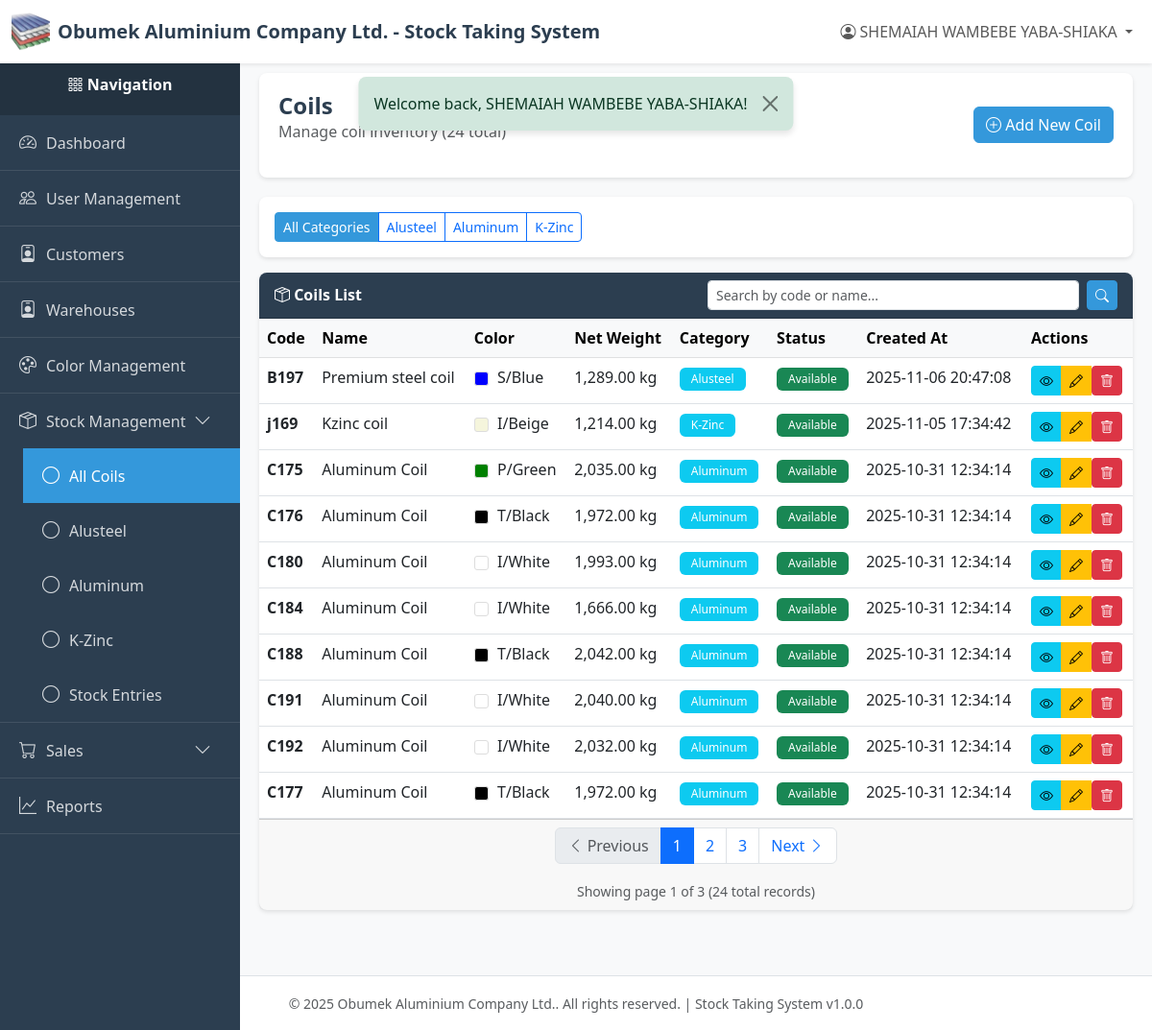
Page /index.php?page=coils (signed in) on the committed database.
### tables this page shows
CREATE TABLE `coils` (
  `id` int(11) NOT NULL,
  `code` varchar(100) NOT NULL,
  `name` varchar(255) NOT NULL,
  `color` varchar(50) NOT NULL,
  `color_id` int(11) DEFAULT NULL,
  `net_weight` decimal(10,2) NOT NULL,
  `category` varchar(50) NOT NULL,
  `status` varchar(50) NOT NULL DEFAULT 'available',
  `created_by` int(11) NOT NULL,
  `created_at` timestamp NOT NULL DEFAULT current_timestamp(),
  `updated_at` timestamp NULL DEFAULT NULL ON UPDATE current_timestamp(),
  `deleted_at` timestamp NULL DEFAULT NULL
);

CREATE TABLE `colors` (
  `id` int(11) NOT NULL,
  `code` varchar(50) NOT NULL COMMENT 'Short code like IBeige, PGreen',
  `name` varchar(100) NOT NULL COMMENT 'Display name like I/Beige, P/Green',
  `hex_code` varchar(7) DEFAULT NULL COMMENT 'Optional hex color code for UI display',
  `is_active` tinyint(1) DEFAULT 1,
  `created_by` int(11) NOT NULL,
  `created_at` timestamp NOT NULL DEFAULT current_timestamp(),
  `updated_at` timestamp NULL DEFAULT NULL ON UPDATE current_timestamp(),
  `deleted_at` timestamp NULL DEFAULT NULL
);

### index.php (called while the page is built, shortened)
<?php
require_once __DIR__ . '/utils/auth_middleware.php';
require_once __DIR__ . '/controllers/routes.php';

### config/db.php (called while the page is built, shortened)
<?php
class Database {
    private static $instance = null;
    private $connection;
    private $host = 'localhost';
    private $db_name = 'stock_system';
    private $username = 'root';
    private $password = '';
    private $charset = 'utf8mb4';
    private function __construct() {
        try {
            $dsn = "mysql:host={$this->host};dbname={$this->db_name};charset={$this->charset}";
            $options = [
                PDO::ATTR_ERRMODE            => PDO::ERRMODE_EXCEPTION,
                PDO::ATTR_DEFAULT_FETCH_MODE => PDO::FETCH_ASSOC,
                PDO::ATTR_EMULATE_PREPARES   => false,
            ];
            $this->connection = new PDO($dsn, $this->username, $this->password, $options);
        } catch (PDOException $e) {
            error_log("Database Connection Error: " . $e->getMessage());
            die("Database connection failed. Please contact the administrator.");
        }
    }
    public static function getInstance() {
        if (self::$instance === null) {
            self::$instance = new self();
        }
        return self::$instance;
    }
    public function getConnection() {
        return $this->connection;
    }
}

### models/coil.php (called while the page is built, shortened)
<?php
require_once __DIR__ . '/../config/db.php';
class Coil
{
    private $db;
    private $table = 'coils';
    public function __construct()
    {
        $this->db = Database::getInstance()->getConnection();
    }
    public function getAll($category = null, $limit = RECORDS_PER_PAGE, $offset = 0)
    {
        try {
            $sql = "SELECT c.*, u.name as created_by_name, col.name as color_name, col.code as color_code, col.hex_code as color_hex
                    FROM {$this->table} c
                    LEFT JOIN users u ON c.created_by = u.id
                    LEFT JOIN colors col ON c.color_id = col.id
                    WHERE c.deleted_at IS NULL";
            $sql .= ' ORDER BY c.created_at DESC LIMIT :limit OFFSET :offset';
            $stmt = $this->db->prepare($sql);
            $stmt->bindValue(':limit', $limit, PDO::PARAM_INT);
            $stmt->bindValue(':offset', $offset, PDO::PARAM_INT);
            $stmt->execute();
            return $stmt->fetchAll();
        } catch (PDOException $e) {
            error_log('Coil fetch error: ' . $e->getMessage());
            return [];
        }
    }
    public function count($category = null)
    {
        try {
            $sql = "SELECT COUNT(*) as total FROM {$this->table} WHERE deleted_at IS NULL";
            $stmt = $this->db->prepare($sql);
            $stmt->execute();
            $result = $stmt->fetch();
            return $result['total'] ?? 0;
        } catch (PDOException $e) {
            error_log('Coil count error: ' . $e->getMessage());
            return 0;
        }
    }
}

### utils/auth_middleware.php (called while the page is built, shortened)
<?php
function hasPermission($module, $action = ACTION_VIEW) {
    if (isset($_SESSION['user_role']) && $_SESSION['user_role'] === ROLE_SUPER_ADMIN) {
        return true;
    }
    $permissions = $_SESSION['permissions'];
    return in_array($action, $permissions[$module]);
}

### utils/helpers.php (called while the page is built, shortened)
<?php
function formatDate($date, $format = 'Y-m-d H:i:s')
{
    $timestamp = strtotime($date);
    return $timestamp ? date($format, $timestamp) : $date;
}

### views/stock/coils/index.php (the view, shortened to what this page needs)
<?php
require_once __DIR__ . '/../../../config/db.php';
require_once __DIR__ . '/../../../models/coil.php';
require_once __DIR__ . '/../../../utils/helpers.php';
$category = isset($_GET['category']) ? $_GET['category'] : null;
$currentPage = isset($_GET['page_num']) ? (int)$_GET['page_num'] : 1;
$searchQuery = isset($_GET['search']) ? trim($_GET['search']) : '';
$coilModel = new Coil();
if ($searchQuery !== '') {
    $coils = $coilModel->search($searchQuery, $category, RECORDS_PER_PAGE, ($currentPage - 1) * RECORDS_PER_PAGE);
    $allSearchResults = $coilModel->search($searchQuery, $category, 10000, 0);
    $totalCoils = count($allSearchResults);
} else {
    $coils = $coilModel->getAll($category, RECORDS_PER_PAGE, ($currentPage - 1) * RECORDS_PER_PAGE);
    $totalCoils = $coilModel->count($category);
}
require_once __DIR__ . '/../../../layout/header.php';
require_once __DIR__ . '/../../../layout/sidebar.php';
?>
<div class="content-wrapper">
    <div class="page-header">
        <div class="d-flex justify-content-between align-items-center">
            <div>
                <h1 class="page-title">
                    <?php echo $category ? STOCK_CATEGORIES[$category] . ' ' : ''; ?>Coils
                </h1>
                <p class="text-muted">
                    Manage coil inventory
                    <?php if ($searchQuery !== ''): ?>
                        <span class="badge bg-info">Search: "<?php echo htmlspecialchars($searchQuery); ?>"</span>
                        (<?php echo $totalCoils; ?> results)
                    <?php else: ?>
                        (<?php echo $totalCoils; ?> total)
                    <?php endif; ?>
                </p>
            </div>
            <?php if (hasPermission(MODULE_STOCK_MANAGEMENT, ACTION_CREATE)): ?>
            <a href="/new-stock-system/index.php?page=coils_create" class="btn btn-primary">
                <i class="bi bi-plus-circle"></i> Add New Coil
            </a>
            <?php endif; ?>
        </div>
    </div>
    <div class="card mb-3">
        <div class="card-body">
            <div class="btn-group" role="group">
                <a href="/new-stock-system/index.php?page=coils<?php echo $searchQuery !== '' ? '&search=' . urlencode($searchQuery) : ''; ?>"
                   class="btn btn-sm <?php echo !$category ? 'btn-primary' : 'btn-outline-primary'; ?>">
                    All Categories
                </a>
                <?php foreach (STOCK_CATEGORIES as $catKey => $catName): ?>
                <a href="/new-stock-system/index.php?page=coils&category=<?php echo $catKey; ?><?php echo $searchQuery !== '' ? '&search=' . urlencode($searchQuery) : ''; ?>"
                   class="btn btn-sm <?php echo $category === $catKey ? 'btn-primary' : 'btn-outline-primary'; ?>">
                    <?php echo $catName; ?>
                </a>
                <?php endforeach; ?>
            </div>
        </div>
    </div>
    <div class="card">
        <div class="card-header">
            <div class="row align-items-center">
                <div class="col-md-6">
                    <i class="bi bi-box-seam"></i> Coils List
                </div>
                <div class="col-md-6">
                    <form method="GET" action="/new-stock-system/index.php" class="d-flex">
                        <input type="text"
                               name="search"
                               class="form-control form-control-sm me-2"
                               placeholder="Search by code or name..."
                               value="<?php echo htmlspecialchars($searchQuery); ?>"
                               autocomplete="off">
                        <button type="submit" class="btn btn-sm btn-primary" title="Search">
                            <i class="bi bi-search"></i>
                        </button>
                    </form>
                </div>
            </div>
        </div>
        <div class="card-body p-0">
            <?php if (empty($coils)): ?>
            <div class="alert alert-info m-3">
                <i class="bi bi-info-circle"></i>
                <?php if ($searchQuery !== ''): ?>
                    No coils found matching "<?php echo htmlspecialchars($searchQuery); ?>".
                <?php else: ?>
                    No coils found.
                <?php endif; ?>
            </div>
            <?php else: ?>
            <div class="table-responsive">
                <table class="table table-hover mb-0">
                    <thead class="table-light">
                        <tr>
                            <th>Code</th>
                            <th>Name</th>
                            <th>Color</th>
                            <th>Net Weight</th>
                            <th>Category</th>
                            <th>Status</th>
                            <th>Created At</th>
                            <th>Actions</th>
                        </tr>
                    </thead>
                    <tbody>
                        <?php foreach ($coils as $coil): ?>
                        <tr>
                            <td><strong><?php echo htmlspecialchars($coil['code']); ?></strong></td>
                            <td><?php echo htmlspecialchars($coil['name']); ?></td>
                            <td>
                                <?php if (!empty($coil['color_name'])): ?>
                                    <span style="display: inline-block; width: 15px; height: 15px; background-color: <?php echo htmlspecialchars($coil['color_hex'] ?? '#cccccc'); ?>; border: 1px solid #ddd; border-radius: 3px; margin-right: 5px; vertical-align: middle;"></span>
                                    <?php echo htmlspecialchars($coil['color_name']); ?>
                                <?php else: ?>
                                    <span class="text-muted">N/A</span>
                                <?php endif; ?>
                            </td>
                            <td><?php echo number_format($coil['net_weight'], 2); ?> kg</td>
                            <td>
                                <span class="badge bg-info">
                                    <?php echo STOCK_CATEGORIES[$coil['category']] ?? $coil['category']; ?>
                                </span>
                            </td>
                            <td>
                                <?php
                                $status = $coil['status'] ?? 'available';
                                $badgeClass = 'badge-secondary';
                                if ($status === 'available') {
                                    $badgeClass = 'bg-success';
                                } elseif ($status === 'factory_use') {
                                    $badgeClass = 'bg-warning';
                                } elseif ($status === 'sold') {
                                    $badgeClass = 'bg-danger';
                                }
                                $statusText = STOCK_STATUSES[$status] ?? ucfirst(str_replace('_', ' ', $status));
                                ?>
                                <span class="badge <?php echo $badgeClass; ?>">
                                    <?php echo $statusText; ?>
                                </span>
                            </td>
                            <td>
                                <?php
                                if (isset($coil['created_at']) && !empty($coil['created_at'])) {
                                    echo formatDate($coil['created_at']);
                                } else {
                                    echo '<span class="text-muted">N/A</span>';
                                }
                                ?>
                            </td>
                            <td>
                                <div class="btn-group btn-group-sm" role="group">
                                    <?php if (hasPermission(MODULE_STOCK_MANAGEMENT, ACTION_VIEW)): ?>
                                    <a href="/new-stock-system/index.php?page=coils_view&id=<?php echo $coil['id']; ?>"
                                       class="btn btn-info btn-sm"
                                       title="View Details">
                                        <i class="bi bi-eye"></i>
                                    </a>
                                    <?php endif; ?>
                                    <?php if (hasPermission(MODULE_STOCK_MANAGEMENT, ACTION_EDIT)): ?>
                                    <a href="/new-stock-system/index.php?page=coils_edit&id=<?php echo $coil['id']; ?>"
                                       class="btn btn-warning btn-sm"
                                       title="Edit">
                                        <i class="bi bi-pencil"></i>
                                    </a>
                                    <?php endif; ?>
                                    <?php if (hasPermission(MODULE_STOCK_MANAGEMENT, ACTION_DELETE)): ?>
                                    <form method="POST"
                                          action="/new-stock-system/controllers/coils/delete/index.php"
                                          style="display: inline-block;"
                                          onsubmit="return confirm('Are you sure you want to delete this coil?');">
                                        <button type="submit" class="btn btn-danger btn-sm" title="Delete">
                                            <i class="bi bi-trash"></i>
                                        </button>
                                    </form>
                                    <?php endif; ?>
                                </div>
                            </td>
                        </tr>
                        <?php endforeach; ?>
                    </tbody>
                </table>
            </div>
            <?php endif; ?>
        </div>
        <?php if (!empty($coils) && $totalCoils > RECORDS_PER_PAGE): ?>
        <div class="card-footer">
            <?php
            include __DIR__ . '/../../../layout/pagination.php';
            ?>
        </div>
        <?php endif; ?>
    </div>
</div>
<?php require_once __DIR__ . '/../../../layout/footer.php'; ?>

### layout/header.php (style rules this page uses)
:root { --primary-color: #2c3e50; --secondary-color: #3498db; --success-color: #27ae60; --danger-color: #e74c3c; --warning-color: #f39c12; --sidebar-width: 250px; }
body { font-family: 'Segoe UI', Tahoma, Geneva, Verdana, sans-serif; background-color: #f8f9fa; }
.content-wrapper { flex: 1; padding: 20px; margin-left: var(--sidebar-width); transition: margin-left 0.3s; }
.page-header { background: white; padding: 20px; border-radius: 8px; box-shadow: 0 2px 4px rgba(0,0,0,0.1); margin-bottom: 20px; }
.page-title { margin: 0; color: var(--primary-color); font-size: 24px; font-weight: 600; }
.card { border: none; box-shadow: 0 2px 4px rgba(0,0,0,0.1); border-radius: 8px; }
.card-header { background-color: var(--primary-color); color: white; font-weight: 600; border-radius: 8px 8px 0 0 !important; }
.btn-primary { background-color: var(--secondary-color); border-color: var(--secondary-color); }
.table { background: white; }
.badge { padding: 6px 12px; font-weight: 500; }

### rows in the picture
coils: code "B197", name "Premium steel coil", color.name "S/Blue", net_weight "1,289.00", category "Alusteel", status "Available", created_at "2025-11-06 20:47:08"
coils: code "j169", name "Kzinc coil", color.name "I/Beige", net_weight "1,214.00", category "K-Zinc", status "Available", created_at "2025-11-05 17:34:42"
coils: code "C175", name "Aluminum Coil", color.name "P/Green", net_weight "2,035.00", category "Aluminum", status "Available", created_at "2025-10-31 12:34:14"
coils: code "C176", name "Aluminum Coil", color.name "T/Black", net_weight "1,972.00", category "Aluminum", status "Available", created_at "2025-10-31 12:34:14"
coils: code "C180", name "Aluminum Coil", color.name "I/White", net_weight "1,993.00", category "Aluminum", status "Available", created_at "2025-10-31 12:34:14"
coils: code "C184", name "Aluminum Coil", color.name "I/White", net_weight "1,666.00", category "Aluminum", status "Available", created_at "2025-10-31 12:34:14"
coils: code "C188", name "Aluminum Coil", color.name "T/Black", net_weight "2,042.00", category "Aluminum", status "Available", created_at "2025-10-31 12:34:14"
coils: code "C191", name "Aluminum Coil", color.name "I/White", net_weight "2,040.00", category "Aluminum", status "Available", created_at "2025-10-31 12:34:14"
coils: code "C192", name "Aluminum Coil", color.name "I/White", net_weight "2,032.00", category "Aluminum", status "Available", created_at "2025-10-31 12:34:14"
coils: code "C177", name "Aluminum Coil", color.name "T/Black", net_weight "1,972.00", category "Aluminum", status "Available", created_at "2025-10-31 12:34:14"

### other values in the picture
COMPANY_NAME "Obumek Aluminium Company Ltd."
APP_NAME "Stock Taking System"
$currentUser['name'] "SHEMAIAH WAMBEBE YABA-SHIAKA"
$flash['message'] "Welcome back, SHEMAIAH WAMBEBE YABA-SHIAKA!"
$totalCoils "24"
$catName "Alusteel"
$catName "Aluminum"
$catName "K-Zinc"
$currentPage "1"
$totalPages "3"
$paginationData['total'] "24"
APP_VERSION "1.0.0"
